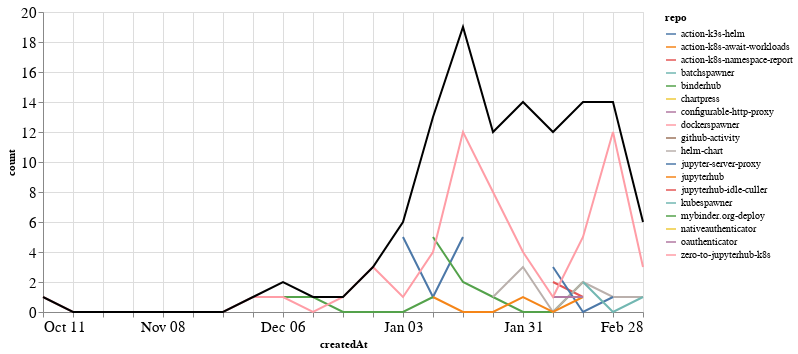

Write notebook code for a chart like this one.
### Markdown cell above
### PRs

### Code cell
prs_time = prs.groupby('repo').resample('W', on='createdAt').count()['author'].reset_index()
prs_time = prs_time.rename(columns={'author': 'count'})
prs_time_total = prs_time.groupby('createdAt').agg({"count": "sum"}).reset_index()

ch1 = alt.Chart(prs_time, width=600).mark_line().encode(
    x='createdAt',
    y='count',
    color='repo',
    tooltip="repo"
)

ch2 = alt.Chart(prs_time_total, width=600).mark_line(color="black").encode(
    x='createdAt',
    y='count',
)

ch1 + ch2

### Figure 1 — Vega-Lite specification as saved in the notebook (floating-point values rounded to 4 significant figures)
{"config": {"axisLeft": {"labelFontSize": 15}, "axisBottom": {"labelFontSize": 15}}, "layer": [{"data": {"name": "data-0ee5d42070d576217688ee90b329af88"}, "mark": "line", "encoding": {"color": {"type": "nominal", "field": "repo"}, "tooltip": {"type": "nominal", "field": "repo"}, "x": {"type": "temporal", "field": "createdAt"}, "y": {"type": "quantitative", "field": "count"}}, "width": 600}, {"data": {"name": "data-bd4dc9ff4bbcc72b9e07dac94e1e5aeb"}, "mark": {"type": "line", "color": "black"}, "encoding": {"x": {"type": "temporal", "field": "createdAt"}, "y": {"type": "quantitative", "field": "count"}}, "width": 600}], "$schema": "https://vega.github.io/schema/vega-lite/v4.8.1.json", "datasets": {"data-0ee5d42070d576217688ee90b329af88": [{"repo": "action-k3s-helm", "createdAt": "2021-01-03T00:00:00", "count": 5}, {"repo": "action-k3s-helm", "createdAt": "2021-01-10T00:00:00", "count": 1}, {"repo": "action-k3s-helm", "createdAt": "2021-01-17T00:00:00", "count": 5}, {"repo": "action-k8s-await-workloads", "createdAt": "2021-02-07T00:00:00", "count": 3}, {"repo": "action-k8s-namespace-report", "createdAt": "2021-02-07T00:00:00", "count": 2}, {"repo": "action-k8s-namespace-report", "createdAt": "2021-02-14T00:00:00", "count": 1}, {"repo": "batchspawner", "createdAt": "2021-01-31T00:00:00", "count": 1}, {"repo": "binderhub", "createdAt": "2021-01-10T00:00:00", "count": 5}, {"repo": "binderhub", "createdAt": "2021-01-17T00:00:00", "count": 2}, {"repo": "binderhub", "createdAt": "2021-01-24T00:00:00", "count": 1}, {"repo": "binderhub", "createdAt": "2021-01-31T00:00:00", "count": 0}, {"repo": "binderhub", "createdAt": "2021-02-07T00:00:00", "count": 0}, {"repo": "binderhub", "createdAt": "2021-02-14T00:00:00", "count": 2}, {"repo": "chartpress", "createdAt": "2021-01-24T00:00:00", "count": 2}, {"repo": "configurable-http-proxy", "createdAt": "2021-02-07T00:00:00", "count": 2}, {"repo": "dockerspawner", "createdAt": "2021-02-28T00:00:00", "count": 1}, {"repo": "github-activity", "createdAt": "2021-01-10T00:00:00", "count": 1}, {"repo": "helm-chart", "createdAt": "2021-01-24T00:00:00", "count": 1}, {"repo": "helm-chart", "createdAt": "2021-01-31T00:00:00", "count": 3}, {"repo": "helm-chart", "createdAt": "2021-02-07T00:00:00", "count": 0}, {"repo": "helm-chart", "createdAt": "2021-02-14T00:00:00", "count": 2}, {"repo": "helm-chart", "createdAt": "2021-02-21T00:00:00", "count": 1}, {"repo": "helm-chart", "createdAt": "2021-02-28T00:00:00", "count": 1}, {"repo": "jupyter-server-proxy", "createdAt": "2021-02-07T00:00:00", "count": 3}, {"repo": "jupyter-server-proxy", "createdAt": "2021-02-14T00:00:00", "count": 0}, {"repo": "jupyter-server-proxy", "createdAt": "2021-02-21T00:00:00", "count": 1}, {"repo": "jupyterhub", "createdAt": "2021-01-10T00:00:00", "count": 1}, {"repo": "jupyterhub", "createdAt": "2021-01-17T00:00:00", "count": 0}, {"repo": "jupyterhub", "createdAt": "2021-01-24T00:00:00", "count": 0}, {"repo": "jupyterhub", "createdAt": "2021-01-31T00:00:00", "count": 1}, {"repo": "jupyterhub", "createdAt": "2021-02-07T00:00:00", "count": 0}, {"repo": "jupyterhub", "createdAt": "2021-02-14T00:00:00", "count": 1}, {"repo": "jupyterhub-idle-culler", "createdAt": "2021-01-31T00:00:00", "count": 1}, {"repo": "kubespawner", "createdAt": "2021-02-14T00:00:00", "count": 2}, {"repo": "kubespawner", "createdAt": "2021-02-21T00:00:00", "count": 0}, {"repo": "kubespawner", "createdAt": "2021-02-28T00:00:00", "count": 1}, {"repo": "mybinder.org-deploy", "createdAt": "2020-12-06T00:00:00", "count": 1}, {"repo": "mybinder.org-deploy", "createdAt": "2020-12-13T00:00:00", "count": 1}, {"repo": "mybinder.org-deploy", "createdAt": "2020-12-20T00:00:00", "count": 0}, {"repo": "mybinder.org-deploy", "createdAt": "2020-12-27T00:00:00", "count": 0}, {"repo": "mybinder.org-deploy", "createdAt": "2021-01-03T00:00:00", "count": 0}, {"repo": "mybinder.org-deploy", "createdAt": "2021-01-10T00:00:00", "count": 1}, {"repo": "nativeauthenticator", "createdAt": "2021-01-31T00:00:00", "count": 4}, {"repo": "oauthenticator", "createdAt": "2021-02-07T00:00:00", "count": 1}, {"repo": "oauthenticator", "createdAt": "2021-02-14T00:00:00", "count": 1}, {"repo": "zero-to-jupyterhub-k8s", "createdAt": "2020-10-11T00:00:00", "count": 1}, {"repo": "zero-to-jupyterhub-k8s", "createdAt": "2020-10-18T00:00:00", "count": 0}, {"repo": "zero-to-jupyterhub-k8s", "createdAt": "2020-10-25T00:00:00", "count": 0}, {"repo": "zero-to-jupyterhub-k8s", "createdAt": "2020-11-01T00:00:00", "count": 0}, {"repo": "zero-to-jupyterhub-k8s", "createdAt": "2020-11-08T00:00:00", "count": 0}, {"repo": "zero-to-jupyterhub-k8s", "createdAt": "2020-11-15T00:00:00", "count": 0}, {"repo": "zero-to-jupyterhub-k8s", "createdAt": "2020-11-22T00:00:00", "count": 0}, {"repo": "zero-to-jupyterhub-k8s", "createdAt": "2020-11-29T00:00:00", "count": 1}, {"repo": "zero-to-jupyterhub-k8s", "createdAt": "2020-12-06T00:00:00", "count": 1}, {"repo": "zero-to-jupyterhub-k8s", "createdAt": "2020-12-13T00:00:00", "count": 0}, {"repo": "zero-to-jupyterhub-k8s", "createdAt": "2020-12-20T00:00:00", "count": 1}, {"repo": "zero-to-jupyterhub-k8s", "createdAt": "2020-12-27T00:00:00", "count": 3}, {"repo": "zero-to-jupyterhub-k8s", "createdAt": "2021-01-03T00:00:00", "count": 1}, {"repo": "zero-to-jupyterhub-k8s", "createdAt": "2021-01-10T00:00:00", "count": 4}, {"repo": "zero-to-jupyterhub-k8s", "createdAt": "2021-01-17T00:00:00", "count": 12}, {"repo": "zero-to-jupyterhub-k8s", "createdAt": "2021-01-24T00:00:00", "count": 8}, {"repo": "zero-to-jupyterhub-k8s", "createdAt": "2021-01-31T00:00:00", "count": 4}, {"repo": "zero-to-jupyterhub-k8s", "createdAt": "2021-02-07T00:00:00", "count": 1}, {"repo": "zero-to-jupyterhub-k8s", "createdAt": "2021-02-14T00:00:00", "count": 5}, {"repo": "zero-to-jupyterhub-k8s", "createdAt": "2021-02-21T00:00:00", "count": 12}, {"repo": "zero-to-jupyterhub-k8s", "createdAt": "2021-02-28T00:00:00", "count": 3}], "data-bd4dc9ff4bbcc72b9e07dac94e1e5aeb": [{"createdAt": "2020-10-11T00:00:00", "count": 1}, {"createdAt": "2020-10-18T00:00:00", "count": 0}, {"createdAt": "2020-10-25T00:00:00", "count": 0}, {"createdAt": "2020-11-01T00:00:00", "count": 0}, {"createdAt": "2020-11-08T00:00:00", "count": 0}, {"createdAt": "2020-11-15T00:00:00", "count": 0}, {"createdAt": "2020-11-22T00:00:00", "count": 0}, {"createdAt": "2020-11-29T00:00:00", "count": 1}, {"createdAt": "2020-12-06T00:00:00", "count": 2}, {"createdAt": "2020-12-13T00:00:00", "count": 1}, {"createdAt": "2020-12-20T00:00:00", "count": 1}, {"createdAt": "2020-12-27T00:00:00", "count": 3}, {"createdAt": "2021-01-03T00:00:00", "count": 6}, {"createdAt": "2021-01-10T00:00:00", "count": 13}, {"createdAt": "2021-01-17T00:00:00", "count": 19}, {"createdAt": "2021-01-24T00:00:00", "count": 12}, {"createdAt": "2021-01-31T00:00:00", "count": 14}, {"createdAt": "2021-02-07T00:00:00", "count": 12}, {"createdAt": "2021-02-14T00:00:00", "count": 14}, {"createdAt": "2021-02-21T00:00:00", "count": 14}, {"createdAt": "2021-02-28T00:00:00", "count": 6}]}}
